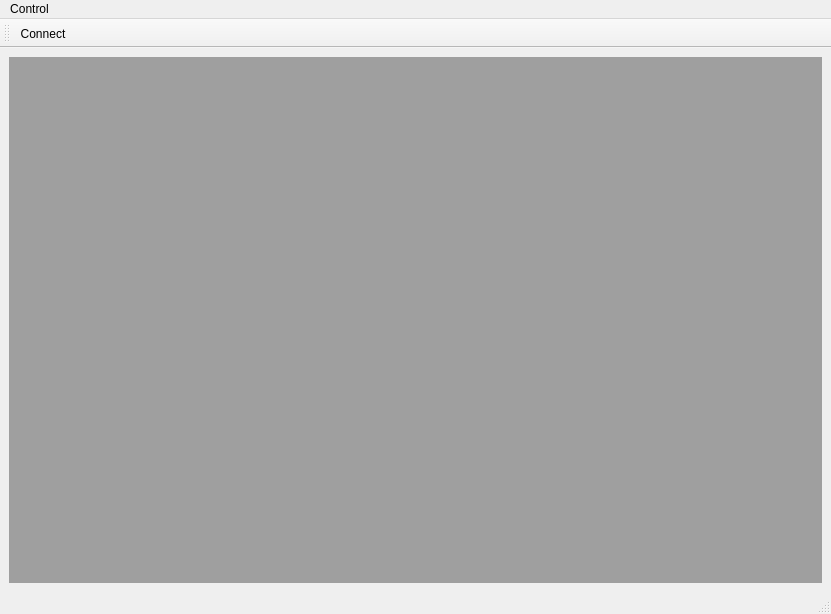
<?xml version="1.0" encoding="UTF-8"?>
<ui version="4.0">
 <class>MainWindow</class>
 <widget class="QMainWindow" name="MainWindow">
  <property name="geometry">
   <rect>
    <x>0</x>
    <y>0</y>
    <width>831</width>
    <height>614</height>
   </rect>
  </property>
  <property name="windowTitle">
   <string>Control Center</string>
  </property>
  <widget class="QWidget" name="centralwidget">
   <layout class="QVBoxLayout" name="verticalLayout">
    <item>
     <widget class="QMdiArea" name="mdiArea"/>
    </item>
   </layout>
  </widget>
  <widget class="QMenuBar" name="menubar">
   <property name="geometry">
    <rect>
     <x>0</x>
     <y>0</y>
     <width>831</width>
     <height>21</height>
    </rect>
   </property>
   <widget class="QMenu" name="menuControl">
    <property name="title">
     <string>Control</string>
    </property>
    <addaction name="actionConnect"/>
    <addaction name="separator"/>
    <addaction name="actionExit"/>
   </widget>
   <addaction name="menuControl"/>
  </widget>
  <widget class="QStatusBar" name="statusbar"/>
  <widget class="QToolBar" name="toolBar">
   <property name="windowTitle">
    <string>toolBar</string>
   </property>
   <attribute name="toolBarArea">
    <enum>TopToolBarArea</enum>
   </attribute>
   <attribute name="toolBarBreak">
    <bool>false</bool>
   </attribute>
   <addaction name="actionConnect"/>
  </widget>
  <action name="actionConnect">
   <property name="text">
    <string>Connect</string>
   </property>
  </action>
  <action name="actionExit">
   <property name="text">
    <string>Exit</string>
   </property>
   <property name="shortcut">
    <string>Ctrl+Q</string>
   </property>
  </action>
 </widget>
 <resources/>
 <connections>
  <connection>
   <sender>actionExit</sender>
   <signal>triggered()</signal>
   <receiver>MainWindow</receiver>
   <slot>close()</slot>
   <hints>
    <hint type="sourcelabel">
     <x>27</x>
     <y>10</y>
    </hint>
    <hint type="destinationlabel">
     <x>126</x>
     <y>106</y>
    </hint>
   </hints>
  </connection>
 </connections>
</ui>
